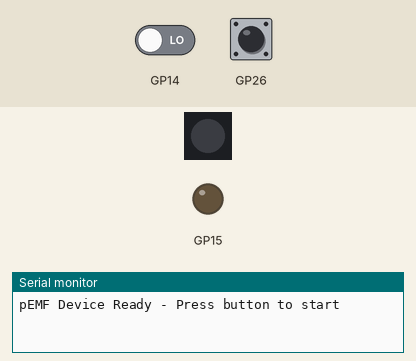
The program below on a simulated Raspberry Pi Pico. Parts: 1 RGB LEDs in strip order, left to right, output pins drawn as LEDs (lit = HIGH), the last lines printed to the serial monitor. Inputs (shaded band) come from the test bench; at power-on: GP26 HIGH, GP14 LOW. Dim RGB values are drawn brighter than linear.

Above: at 1.2 s.
1.3 s: GP26 pulled LOW for 0.15 s
At 3.58 s:
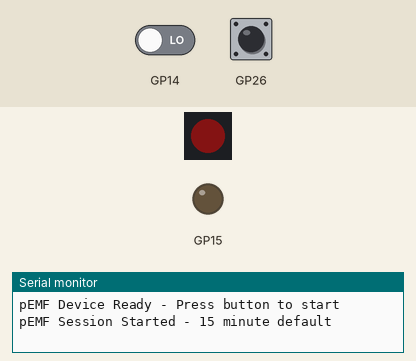
4.4 s: GP26 pulled LOW for 1 s
At 6.42 s:
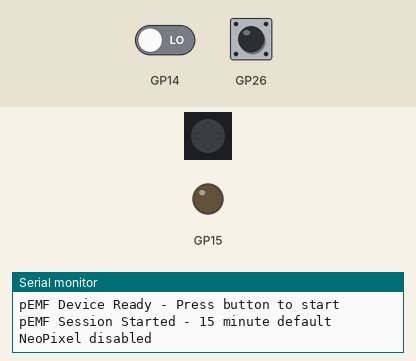
7.7 s: GP26 pulled LOW for 0.15 s
At 8.54 s:
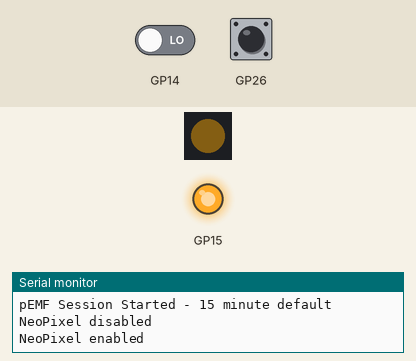
10.8 s: GP14 driven HIGH
At 11.9 s:
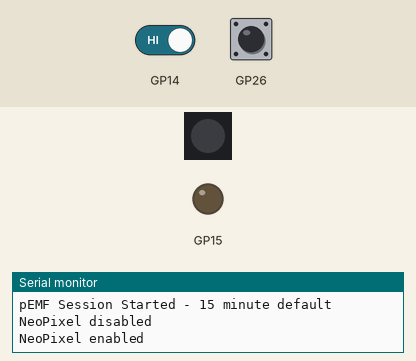
Timing chart, 0 to 13.3 s (numbered marks = the images above; inputs shaded):
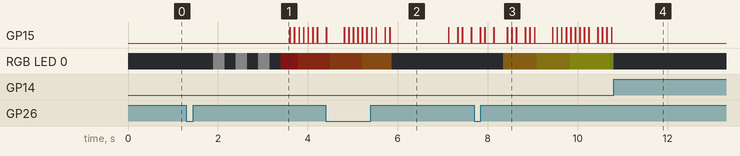

The program:

main.cpp
```cpp
/**
 * @file main.cpp
 * @brief Entry point for Ass-Easy-Loop pEMF therapy firmware.
 *
 * Wires together all HAL and Logic components using dependency injection
 * to create a complete 10Hz pEMF therapy system with button control.
 *
 * Button controls (GPIO26):
 * - Single press when stopped: Start session
 * - 3-second hold when running: Stop session
 * - Single press when running: Toggle NeoPixel on/off
 * - Double press when running: Extend time by 5 minutes (max 45 min total)
 */

#include <Arduino.h>
#include "hal/CoilDriver.h"
#include "hal/FeedbackDriver.h"
#include "hal/ChargeMonitor.h"
#include "hal/ButtonController.h"
#include "hal/TimeSource.h"
#include "logic/WaveformController.h"
#include "logic/SessionManager.h"

// HAL layer - hardware abstractions
ArduinoTimeSource timeSource;
CoilDriver coilDriver(15);             // GPIO 15 - MOSFET control
ChargeMonitor chargeMonitor(14);       // GPIO 14 - USB power detection via voltage divider
FeedbackDriver feedbackDriver(chargeMonitor, 16);     // GPIO 16 - NeoPixel
ButtonController buttonController(timeSource, 26);    // GPIO 26 - Control button

// Logic layer - business logic with injected dependencies
WaveformController waveformController(coilDriver, feedbackDriver, timeSource);
SessionManager sessionManager(waveformController, feedbackDriver, timeSource);

void setup() {
    // Enable USB Serial for bootloader backdoor (PRD 5.3)
    Serial.begin(115200);

    // Initialize HAL components
    coilDriver.begin();
    chargeMonitor.begin();
    feedbackDriver.begin();
    buttonController.begin();

    // Start with NeoPixel disabled (must be off when pEMF not running)
    feedbackDriver.setEnabled(false);

    Serial.println("pEMF Device Ready - Press button to start");
}

void loop() {
    // Safety check: Disable pEMF if plugged in
    bool pluggedIn = chargeMonitor.isCharging();

    if (pluggedIn) {
        // UNCONDITIONAL hardware kill - pEMF must NEVER run while plugged in
        waveformController.forceInactive();

        // Clean up session state if active
        if (sessionManager.isActive()) {
            sessionManager.stop();
            feedbackDriver.setEnabled(false);
        }
        feedbackDriver.update();
        return;
    }

    // Process button events
    ButtonController::Event event = buttonController.update();

    if (sessionManager.isActive()) {
        // Session is running - handle running-state events
        switch (event) {
            case ButtonController::Event::LONG_HOLD:
                sessionManager.stop();
                feedbackDriver.setEnabled(false);
                break;

            case ButtonController::Event::SINGLE_PRESS:
                // Toggle NeoPixel
                if (feedbackDriver.toggleEnabled()) {
                    Serial.println("NeoPixel enabled");
                } else {
                    Serial.println("NeoPixel disabled");
                }
                break;

            case ButtonController::Event::DOUBLE_PRESS:
                // Extend time by 5 minutes
                if (sessionManager.extendTime()) {
                    unsigned long totalMin = sessionManager.getSessionDuration() / 60000UL;
                    Serial.print("Time extended - total session: ");
                    Serial.print(totalMin);
                    Serial.println(" minutes");
                } else {
                    Serial.println("Cannot extend - already at max (45 min)");
                }
                break;

            default:
                break;
        }

        // Update session (handles timing and waveform generation)
        sessionManager.update();

    } else {
        // Session is NOT running - handle stopped-state events
        if (event == ButtonController::Event::SINGLE_PRESS) {
            // Start a new session
            sessionManager.start();
            feedbackDriver.setEnabled(true);  // Enable NeoPixel when session starts
            Serial.println("pEMF Session Started - 15 minute default");
        }

        // Keep NeoPixel off when not running (but still call update for consistency)
        feedbackDriver.update();
    }
}
```

SessionManager.cpp
```cpp
#include "SessionManager.h"
#include <Arduino.h>

SessionManager::SessionManager(WaveformController& waveformController,
                               FeedbackDriver& feedbackDriver,
                               const ITimeSource& timeSource)
    : _waveformController(waveformController)
    , _feedbackDriver(feedbackDriver)
    , _timeSource(timeSource)
    , _startTime(0)
    , _sessionDuration(DEFAULT_SESSION_DURATION_MS)
    , _isRunning(false) {
}

void SessionManager::start() {
    _sessionDuration = DEFAULT_SESSION_DURATION_MS;  // Reset to default on new session

    // Blink 3 times for 15 minutes (15/5 = 3)
    _feedbackDriver.blinkSlow(DEFAULT_SESSION_DURATION_MS / TIME_EXTENSION_MS);

    _startTime = _timeSource.millis();
    _isRunning = true;
    _waveformController.begin();  // Initialize waveform controller
}

bool SessionManager::update() {
    if (!_isRunning) {
        return false;
    }

    const unsigned long currentTime = _timeSource.millis();
    const unsigned long elapsedTime = currentTime - _startTime;

    if (elapsedTime > _sessionDuration) {
        terminateSession();
        return false;
    }

    _waveformController.update();
    return true;
}

void SessionManager::stop() {
    if (_isRunning) {
        _isRunning = false;
        _waveformController.forceInactive();
        _feedbackDriver.blinkFast(3);
    }
}

bool SessionManager::isActive() const {
    return _isRunning;
}

unsigned long SessionManager::getRemainingTime() const {
    if (!_isRunning) {
        return 0;
    }

    const unsigned long currentTime = _timeSource.millis();
    const unsigned long elapsedTime = currentTime - _startTime;

    if (elapsedTime >= _sessionDuration) {
        return 0;
    }

    return _sessionDuration - elapsedTime;
}

bool SessionManager::extendTime() {
    if (!_isRunning) {
        return false;
    }

    // Safety first: Ensure coil is OFF before blocking operations
    _waveformController.forceInactive();

    // Calculate new duration
    unsigned long newDuration = _sessionDuration + TIME_EXTENSION_MS;

    // Check if we're already at max
    if (_sessionDuration >= MAX_SESSION_DURATION_MS) {
        return false;
    }

    // Cap at max duration
    if (newDuration > MAX_SESSION_DURATION_MS) {
        newDuration = MAX_SESSION_DURATION_MS;
    }

    _sessionDuration = newDuration;

    // Blink n/5 times
    // e.g. 20 min / 5 = 4 blinks
    unsigned long blinks = _sessionDuration / TIME_EXTENSION_MS;
    _feedbackDriver.blinkSlow((int)blinks);

    return true;
}

unsigned long SessionManager::getSessionDuration() const {
    return _sessionDuration;
}

void SessionManager::terminateSession() {
    _isRunning = false;
    _waveformController.forceInactive();
    _feedbackDriver.blinkFast(3);
    // idleLoop(); // Removed to prevent device freeze
}

void SessionManager::idleLoop() const {
    while (true) {
        delay(1000);
    }
}
```

SessionManager.h
```cpp
#ifndef SESSION_MANAGER_H
#define SESSION_MANAGER_H

#include "../hal/TimeSource.h"
#include "../hal/FeedbackDriver.h"
#include "WaveformController.h"

/**
 * @brief Session timeout manager for therapeutic pEMF safety constraints.
 *
 * Enforces a maximum 15-minute session duration as a safety mechanism.
 * Tracks session start time and automatically terminates therapy sessions
 * when the time limit is exceeded, ensuring the CoilDriver is disabled
 * and entering an idle state to prevent continued operation.
 *
 * Uses dependency injection pattern for testability:
 * - WaveformController for therapy generation control
 * - FeedbackDriver for session feedback
 * - ITimeSource for time abstraction
 */
class SessionManager {
public:
    /**
     * @brief Default session duration in milliseconds (15 minutes).
     */
    static constexpr unsigned long DEFAULT_SESSION_DURATION_MS = 900000UL;

    /**
     * @brief Maximum session duration in milliseconds (45 minutes).
     */
    static constexpr unsigned long MAX_SESSION_DURATION_MS = 2700000UL;

    /**
     * @brief Time extension increment in milliseconds (5 minutes).
     */
    static constexpr unsigned long TIME_EXTENSION_MS = 300000UL;

    /**
     * @brief Construct SessionManager with required dependencies.
     * @param waveformController Reference to WaveformController instance
     * @param feedbackDriver Reference to FeedbackDriver instance
     * @param timeSource Reference to ITimeSource instance
     */
    SessionManager(WaveformController& waveformController,
                   FeedbackDriver& feedbackDriver,
                   const ITimeSource& timeSource);

    /**
     * @brief Start a new therapy session.
     *
     * Records the start time and enables session tracking.
     * Call this when beginning a therapy session.
     */
    void start();

    /**
     * @brief Update session state - call in main loop.
     *
     * Checks if the current session has exceeded the 15-minute limit.
     * If within limit, delegates to WaveformController::update().
     * If limit exceeded, ensures CoilDriver is OFF and enters idle state.
     *
     * @return true if session is active and within time limit, false if terminated
     */
    bool update();

    /**
     * @brief Stop the current session manually.
     *
     * Terminates the session immediately, turning off the coil.
     * Unlike terminateSession(), this does NOT enter idle loop.
     */
    void stop();

    /**
     * @brief Check if session is currently active.
     * @return true if session is running and within time limit
     */
    bool isActive() const;

    /**
     * @brief Get remaining time in session.
     * @return Remaining milliseconds, or 0 if no active session
     */
    unsigned long getRemainingTime() const;

    /**
     * @brief Extend the session duration by 5 minutes.
     * @return true if extension was applied, false if already at max (45 min)
     * @note Extensions are cumulative up to MAX_SESSION_DURATION_MS
     */
    bool extendTime();

    /**
     * @brief Get the current session duration limit.
     * @return Current session duration in milliseconds
     */
    unsigned long getSessionDuration() const;

private:
    WaveformController& _waveformController;  ///< Reference to therapy controller
    FeedbackDriver& _feedbackDriver;          ///< Reference to feedback driver
    const ITimeSource& _timeSource;           ///< Reference to time abstraction

    unsigned long _startTime;                  ///< Timestamp when session started
    unsigned long _sessionDuration;            ///< Current session duration (can be extended)
    bool _isRunning;                          ///< Session running state

    /**
     * @brief Force termination of the current session.
     *
     * Ensures CoilDriver is OFF and enters idle state.
     * Called when time limit is exceeded.
     */
    void terminateSession();

    /**
     * @brief Enter idle state after session termination.
     *
     * Enters infinite loop to prevent further operation.
     */
    void idleLoop() const;
};

#endif // SESSION_MANAGER_H
```

WaveformController.cpp
```cpp
#include "WaveformController.h"

WaveformController::WaveformController(CoilDriver& coilDriver,
                                      FeedbackDriver& feedbackDriver,
                                      const ITimeSource& timeSource)
    : _coilDriver(coilDriver)
    , _feedbackDriver(feedbackDriver)
    , _timeSource(timeSource)
    , _cycleStartTime(0)
    , _isActive(false)
    , _isRunning(false) {
}

void WaveformController::begin() {
    _isRunning = true;
    _isActive = false;
    _cycleStartTime = _timeSource.millis();

    // Start with inactive state for safety
    setInactiveState();
}

void WaveformController::update() {
    if (!_isRunning) {
        return;
    }

    // Update feedback driver for continuous pastel cycling
    // We do this regardless of pulse state
    _feedbackDriver.update();

    const unsigned long currentTime = _timeSource.millis();
    const unsigned long elapsedInCycle = currentTime - _cycleStartTime;

    if (_isActive) {
        // Currently in ON state - check if it's time to turn OFF
        if (elapsedInCycle >= Config::ON_DURATION_MS) {
            setInactiveState();
        }
    } else {
        // Currently in OFF state - check if it's time to turn ON
        if (elapsedInCycle >= Config::PERIOD_MS) {
            // Start new cycle
            startCycle();
            setActiveState();
        }
    }
}

void WaveformController::startCycle() {
    _cycleStartTime = _timeSource.millis();
}

void WaveformController::setActiveState() {
    _isActive = true;
    _coilDriver.setActive(true);
    // Feedback is now handled continuously in update()
}

void WaveformController::setInactiveState() {
    _isActive = false;
    _coilDriver.setActive(false);
    // Feedback is now handled continuously in update()
}

void WaveformController::forceInactive() {
    _isRunning = false;
    _isActive = false;
    _coilDriver.setActive(false);
    // We might want to turn off the LED here, or keep it running if charging
    // But for now, let's stick to the existing pattern but we can't call indicateActive anymore
    // Let's just destruct/reconstruct if we really want to turn it off, or maybe add a stop() to FeedbackDriver
    // For now, let's just leave it be as the user asked for "While the device is running"
}
```

WaveformController.h
```cpp
#ifndef WAVEFORM_CONTROLLER_H
#define WAVEFORM_CONTROLLER_H

#include "../hal/CoilDriver.h"
#include "../hal/FeedbackDriver.h"
#include "../hal/TimeSource.h"
#include "../config/Configuration.h"

/**
 * @brief Controller for generating 10Hz therapeutic pEMF waveform.
 *
 * Manages the timing logic for producing a 10Hz square wave signal
 * with 2ms ON and 98ms OFF periods (100ms total cycle). Coordinates
 * coil activation with synchronized audio/visual feedback.
 *
 * Uses dependency injection pattern for testability:
 * - CoilDriver for magnetic coil control
 * - FeedbackDriver for user feedback
 * - ITimeSource for time abstraction
 */
class WaveformController {
public:
    /**
     * @brief Construct WaveformController with required dependencies.
     * @param coilDriver Reference to CoilDriver instance
     * @param feedbackDriver Reference to FeedbackDriver instance
     * @param timeSource Reference to ITimeSource instance
     */
    WaveformController(CoilDriver& coilDriver,
                      FeedbackDriver& feedbackDriver,
                      const ITimeSource& timeSource);

    /**
     * @brief Initialize controller state.
     * @note Call once in setup() before starting update() loop
     */
    void begin();

    /**
     * @brief Update controller state - call in main loop.
     *
     * Non-blocking implementation that checks elapsed time and
     * updates coil/feedback state according to 10Hz timing:
     * - ON for 2ms (2% duty cycle)
     * - OFF for 98ms
     * - Total period: 100ms (10Hz)
     */
    void update();

    /**
     * @brief Force controller to inactive state for safety.
     *
     * Immediately turns OFF coil and feedback regardless of timing state.
     * Used for safety shutdown and session termination.
     */
    void forceInactive();

private:

    CoilDriver& _coilDriver;              ///< Reference to coil control
    FeedbackDriver& _feedbackDriver;      ///< Reference to feedback control
    const ITimeSource& _timeSource;       ///< Reference to time abstraction

    unsigned long _cycleStartTime;         ///< Timestamp when current cycle started
    bool _isActive;                        ///< Current output state (true=ON, false=OFF)
    bool _isRunning;                       ///< Controller running state

    /**
     * @brief Start a new timing cycle.
     */
    void startCycle();

    /**
     * @brief Set outputs to active state (coil ON, feedback ON).
     */
    void setActiveState();

    /**
     * @brief Set outputs to inactive state (coil OFF, feedback OFF).
     */
    void setInactiveState();
};

#endif // WAVEFORM_CONTROLLER_H
```

ChargeMonitor.cpp
```cpp
#include "ChargeMonitor.h"

ChargeMonitor::ChargeMonitor(int pin) : _pin(pin) {
}

void ChargeMonitor::begin() {
    // Voltage divider from USB VIN: 10k from VIN to pin, 10k from pin to GND
    // Plugged in: ~2.5V on pin → reads HIGH
    // Unplugged: 0V (pulled to GND through bottom resistor) → reads LOW
    pinMode(_pin, INPUT_PULLDOWN);
}

bool ChargeMonitor::isPluggedIn() const {
    // Active HIGH: voltage divider outputs ~2.5V when USB connected
    return digitalRead(_pin) == HIGH;
}

bool ChargeMonitor::isCharging() const {
    // Legacy alias - actual function is USB power detection, not charge state
    return isPluggedIn();
}
```

ChargeMonitor.h
```cpp
#ifndef CHARGE_MONITOR_H
#define CHARGE_MONITOR_H

#include <Arduino.h>

class ChargeMonitor {
public:
    explicit ChargeMonitor(int pin = 14);
    void begin();

    /**
     * @brief Checks if the device is plugged into USB power.
     * Uses voltage divider on VIN to detect USB connection.
     * @return true if USB connected, false if running on battery
     */
    bool isPluggedIn() const;

    /**
     * @brief Legacy alias for isPluggedIn().
     * @deprecated Use isPluggedIn() for clarity
     */
    bool isCharging() const;

private:
    int _pin;
};

#endif // CHARGE_MONITOR_H
```

CoilDriver.cpp
```cpp
#include "CoilDriver.h"

CoilDriver::CoilDriver(uint8_t pin)
    : _pin(pin) {
    // Constructor: store pin only, do NOT touch hardware
    // Hardware initialization deferred to begin()
}

void CoilDriver::begin() {
    // Configure pin as OUTPUT
    pinMode(_pin, OUTPUT);

    // Immediately set LOW for safety
    // This ensures coil is OFF before any other code runs
    digitalWrite(_pin, LOW);
}

void CoilDriver::setActive(bool active) {
    digitalWrite(_pin, active ? HIGH : LOW);
}

CoilDriver::~CoilDriver() {
    // Force safe state on destruction
    // Ensures coil is OFF when object goes out of scope
    digitalWrite(_pin, LOW);
}
```

Source omitted: Configuration.h (3565 bytes), ButtonController.cpp (3998 bytes), ButtonController.h (2822 bytes), CoilDriver.h (1449 bytes), FeedbackDriver.cpp (4686 bytes), FeedbackDriver.h (3556 bytes), TimeSource.h (1447 bytes)

Measured:
- after the input at 1.3 s, GP15: alternates HIGH for 0.01 s and LOW for 0.09 s, starting after 2.3 s; RGB LED 0: off → RGB(7, 7, 7) after 0.60 s, → off 0.25 s later, → RGB(7, 7, 7) 0.25 s later, → off 0.25 s later, … (8 changes in this stretch)
- after the input at 7.7 s, RGB LED 0: off → RGB(7, 5, 1) after 0.64 s, → RGB(7, 6, 1) 0.74 s later, → RGB(7, 7, 1) 0.74 s later, → RGB(6, 7, 1) 0.89 s later
- after the input at 10.8 s, GP15: stops changing and stays LOW
